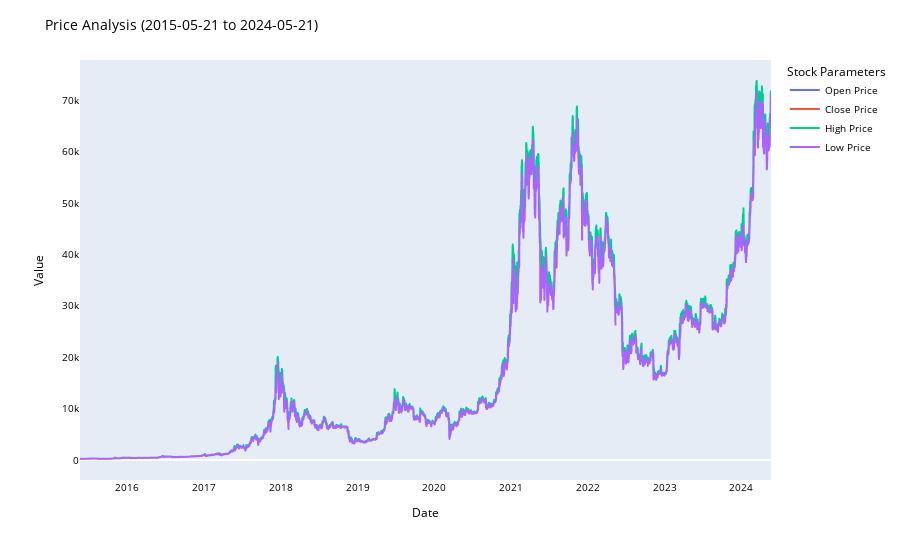

Notebook cell for this chart:
### Code cell
names = cycle(['Open Price','Close Price','High Price','Low Price'])

fig = px.line(data, x=data.Date, y=[data['Open'],data['Close'], 
                                          data['High'], data['Low']],
             labels={'Date': 'Date','value':'Value'})
fig.update_layout(title_text='Price Analysis (2015-05-21 to 2024-05-21)', font_size=10, font_color='black',legend_title_text='Stock Parameters')
fig.for_each_trace(lambda t:  t.update(name = next(names)))
fig.update_xaxes(showgrid=False)
fig.update_yaxes(showgrid=False)

fig.show()

### Figure 1 — Plotly figure (JSON) as saved in the notebook; plotly's stock layout.template omitted (floating-point values rounded to 4 significant figures; data arrays with more than 128 entries replaced by an {"elided": "..."} marker saying what was removed)
{"data": [{"hovertemplate": "variable=Open<br>Date=%{x}<br>Value=%{y}<extra></extra>", "legendgroup": "Open", "line": {"color": "#636efa", "dash": "solid"}, "marker": {"symbol": "circle"}, "mode": "lines", "name": "Open Price", "showlegend": true, "type": "scattergl", "x": {"elided": "3289 str values"}, "xaxis": "x", "y": {"elided": "3289 float values"}, "yaxis": "y"}, {"hovertemplate": "variable=Close<br>Date=%{x}<br>Value=%{y}<extra></extra>", "legendgroup": "Close", "line": {"color": "#EF553B", "dash": "solid"}, "marker": {"symbol": "circle"}, "mode": "lines", "name": "Close Price", "showlegend": true, "type": "scattergl", "x": {"elided": "3289 str values"}, "xaxis": "x", "y": {"elided": "3289 float values"}, "yaxis": "y"}, {"hovertemplate": "variable=High<br>Date=%{x}<br>Value=%{y}<extra></extra>", "legendgroup": "High", "line": {"color": "#00cc96", "dash": "solid"}, "marker": {"symbol": "circle"}, "mode": "lines", "name": "High Price", "showlegend": true, "type": "scattergl", "x": {"elided": "3289 str values"}, "xaxis": "x", "y": {"elided": "3289 float values"}, "yaxis": "y"}, {"hovertemplate": "variable=Low<br>Date=%{x}<br>Value=%{y}<extra></extra>", "legendgroup": "Low", "line": {"color": "#ab63fa", "dash": "solid"}, "marker": {"symbol": "circle"}, "mode": "lines", "name": "Low Price", "showlegend": true, "type": "scattergl", "x": {"elided": "3289 str values"}, "xaxis": "x", "y": {"elided": "3289 float values"}, "yaxis": "y"}], "layout": {"autosize": true, "dragmode": "zoom", "font": {"color": "black", "size": 10}, "legend": {"title": {"text": "Stock Parameters"}, "tracegroupgap": 0}, "margin": {"t": 60}, "title": {"text": "Price Analysis (2015-05-21 to 2024-05-21)"}, "xaxis": {"anchor": "y", "autorange": false, "domain": [0, 1], "range": ["2015-05-21", "2024-05-21"], "showgrid": false, "title": {"text": "Date"}, "type": "date"}, "yaxis": {"anchor": "x", "autorange": false, "domain": [0, 1], "range": [-3887.0, 77840.0], "showgrid": false, "title": {"text": "Value"}, "type": "linear"}}}
